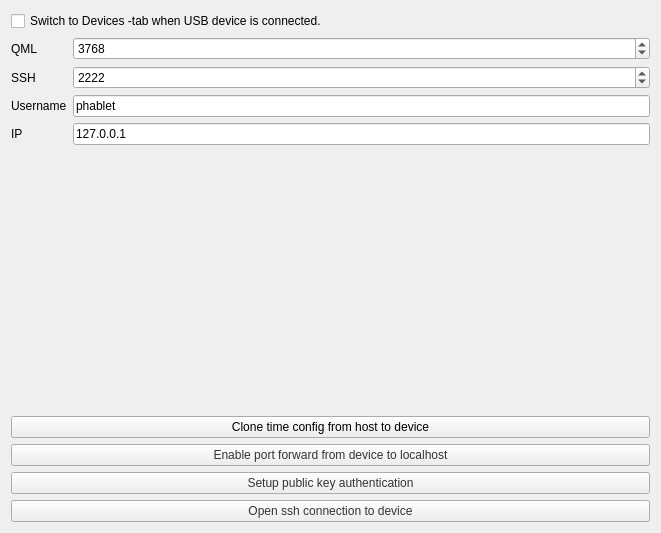
<?xml version="1.0" encoding="UTF-8"?>
<ui version="4.0">
 <class>UbuntuSettingsDeviceConnectivityWidget</class>
 <widget class="QWidget" name="UbuntuSettingsDeviceConnectivityWidget">
  <property name="geometry">
   <rect>
    <x>0</x>
    <y>0</y>
    <width>661</width>
    <height>533</height>
   </rect>
  </property>
  <property name="windowTitle">
   <string>Form</string>
  </property>
  <layout class="QVBoxLayout" name="verticalLayout">
   <item>
    <widget class="QCheckBox" name="checkBox_mode_devices_autotoggle">
     <property name="text">
      <string>Switch to Devices -tab when USB device is connected.</string>
     </property>
    </widget>
   </item>
   <item>
    <layout class="QFormLayout" name="formLayout">
     <item row="0" column="0">
      <widget class="QLabel" name="label_5">
       <property name="text">
        <string>QML</string>
       </property>
      </widget>
     </item>
     <item row="0" column="1">
      <widget class="QSpinBox" name="spinBoxDeviceQmlPort">
       <property name="enabled">
        <bool>true</bool>
       </property>
       <property name="minimum">
        <number>0</number>
       </property>
       <property name="maximum">
        <number>32000</number>
       </property>
       <property name="value">
        <number>3768</number>
       </property>
      </widget>
     </item>
     <item row="1" column="0">
      <widget class="QLabel" name="label_6">
       <property name="text">
        <string>SSH</string>
       </property>
      </widget>
     </item>
     <item row="1" column="1">
      <widget class="QSpinBox" name="spinBoxDeviceSshPort">
       <property name="enabled">
        <bool>true</bool>
       </property>
       <property name="minimum">
        <number>0</number>
       </property>
       <property name="maximum">
        <number>32000</number>
       </property>
       <property name="value">
        <number>2222</number>
       </property>
      </widget>
     </item>
     <item row="2" column="0">
      <widget class="QLabel" name="label_3">
       <property name="text">
        <string>Username</string>
       </property>
      </widget>
     </item>
     <item row="2" column="1">
      <widget class="QLineEdit" name="lineEditDeviceUserName">
       <property name="enabled">
        <bool>true</bool>
       </property>
       <property name="text">
        <string>phablet</string>
       </property>
      </widget>
     </item>
     <item row="3" column="0">
      <widget class="QLabel" name="label">
       <property name="text">
        <string>IP</string>
       </property>
      </widget>
     </item>
     <item row="3" column="1">
      <widget class="QLineEdit" name="lineEditDeviceIP">
       <property name="text">
        <string>127.0.0.1</string>
       </property>
      </widget>
     </item>
    </layout>
   </item>
   <item>
    <widget class="QPushButton" name="pushButtonCloneTimeConfig">
     <property name="text">
      <string>Clone time config from host to device</string>
     </property>
    </widget>
   </item>
   <item>
    <widget class="QPushButton" name="pushButtonPortForward">
     <property name="styleSheet">
      <string notr="true">color: #333</string>
     </property>
     <property name="text">
      <string>Enable port forward from device to localhost</string>
     </property>
    </widget>
   </item>
   <item>
    <widget class="QPushButton" name="pushButtonSshSetupPublicKey">
     <property name="enabled">
      <bool>true</bool>
     </property>
     <property name="styleSheet">
      <string notr="true">color: #333</string>
     </property>
     <property name="text">
      <string>Setup public key authentication</string>
     </property>
    </widget>
   </item>
   <item>
    <widget class="QPushButton" name="pushButtonSshConnect">
     <property name="styleSheet">
      <string notr="true">color: #333</string>
     </property>
     <property name="text">
      <string>Open ssh connection to device</string>
     </property>
    </widget>
   </item>
  </layout>
 </widget>
 <resources/>
 <connections/>
</ui>
